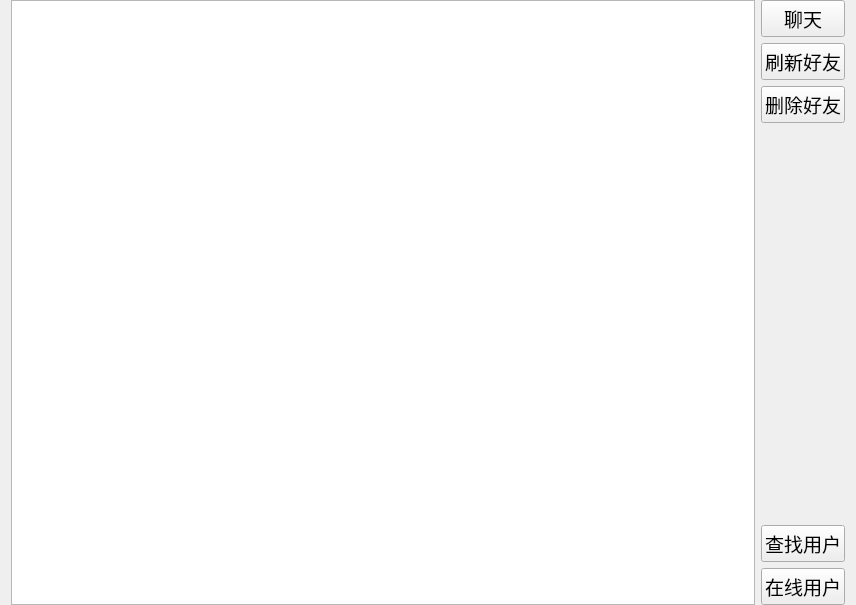
<?xml version="1.0" encoding="UTF-8"?>
<ui version="4.0">
 <class>Friend</class>
 <widget class="QWidget" name="Friend">
  <property name="geometry">
   <rect>
    <x>0</x>
    <y>0</y>
    <width>856</width>
    <height>605</height>
   </rect>
  </property>
  <property name="windowTitle">
   <string>Form</string>
  </property>
  <layout class="QGridLayout" name="gridLayout">
   <property name="topMargin">
    <number>0</number>
   </property>
   <property name="bottomMargin">
    <number>0</number>
   </property>
   <item row="0" column="0">
    <layout class="QHBoxLayout" name="horizontalLayout">
     <item>
      <widget class="QListWidget" name="friend_LW"/>
     </item>
     <item>
      <layout class="QVBoxLayout" name="verticalLayout">
       <item>
        <widget class="QPushButton" name="chat_PB">
         <property name="font">
          <font>
           <family>Agency FB</family>
           <pointsize>14</pointsize>
          </font>
         </property>
         <property name="text">
          <string>聊天</string>
         </property>
        </widget>
       </item>
       <item>
        <widget class="QPushButton" name="flushFriend_PB">
         <property name="font">
          <font>
           <family>Agency FB</family>
           <pointsize>14</pointsize>
          </font>
         </property>
         <property name="text">
          <string>刷新好友</string>
         </property>
        </widget>
       </item>
       <item>
        <widget class="QPushButton" name="delFriend_PB">
         <property name="font">
          <font>
           <family>Agency FB</family>
           <pointsize>14</pointsize>
          </font>
         </property>
         <property name="text">
          <string>删除好友</string>
         </property>
        </widget>
       </item>
       <item>
        <spacer name="verticalSpacer">
         <property name="orientation">
          <enum>Qt::Vertical</enum>
         </property>
         <property name="sizeHint" stdset="0">
          <size>
           <width>20</width>
           <height>40</height>
          </size>
         </property>
        </spacer>
       </item>
       <item>
        <widget class="QPushButton" name="findUser_PB">
         <property name="font">
          <font>
           <family>Agency FB</family>
           <pointsize>14</pointsize>
          </font>
         </property>
         <property name="text">
          <string>查找用户</string>
         </property>
        </widget>
       </item>
       <item>
        <widget class="QPushButton" name="pushButton_5">
         <property name="font">
          <font>
           <family>Agency FB</family>
           <pointsize>14</pointsize>
          </font>
         </property>
         <property name="text">
          <string>在线用户</string>
         </property>
        </widget>
       </item>
      </layout>
     </item>
    </layout>
   </item>
  </layout>
 </widget>
 <resources/>
 <connections/>
</ui>
